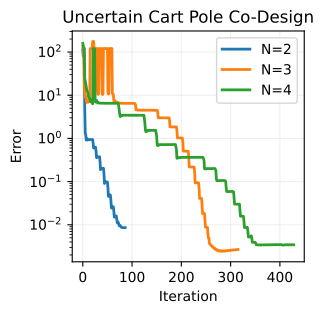

Here is the Python script that generated this plot:
import numpy as np
import matplotlib.pyplot as plt


plt.figure(figsize=(3, 3))



N = 2
solution_N2 = np.load('examples/cart_pole/new cart pole/uncertain_cart_pole_solution_N2.npz')
l_star = solution_N2['l']
mp_star = solution_N2['mp']
x_star = np.array(solution_N2['x_list'])
u_star = np.array(solution_N2['u_list'])

params = np.broadcast_to([l_star, mp_star], (N, 2))
solution_N2 = np.concatenate((params, x_star, u_star), axis=1).ravel()

data_N2 = np.load('examples/cart_pole/new cart pole/uncertain_cart_pole_distributed_history_N2.npz')
h2 = np.array(data_N2['history'])

# error = np.zeros(len(h2))
# for i in range(len(h2)):
#     h_i = h2[i].flatten()
#     error_i = np.linalg.norm((h_i - solution_N2))
#     error[i] = error_i
error = np.linalg.norm(h2.reshape(len(h2), -1) - solution_N2, axis=1)

plt.semilogy(error, linewidth=2, label='N=2')
# plt.grid()
# plt.show()





N = 3
solution_N3 = np.load('examples/cart_pole/new cart pole/uncertain_cart_pole_solution_N3.npz')
l_star = solution_N3['l']
mp_star = solution_N3['mp']
x_star = np.array(solution_N3['x_list'])
u_star = np.array(solution_N3['u_list'])

params = np.broadcast_to([l_star, mp_star], (N, 2))
solution_N3 = np.concatenate((params, x_star, u_star), axis=1).ravel()

data_N3 = np.load('examples/cart_pole/new cart pole/uncertain_cart_pole_distributed_history_N3.npz')
h3 = np.array(data_N3['history'])

error = np.linalg.norm(h3.reshape(len(h3), -1) - solution_N3, axis=1)

plt.semilogy(error, linewidth=2, label='N=3')
# plt.grid()
# plt.show()





N = 4
solution_N4 = np.load('examples/cart_pole/new cart pole/uncertain_cart_pole_solution_N4.npz')
l_star = solution_N4['l']
mp_star = solution_N4['mp']
x_star = np.array(solution_N4['x_list'])
u_star = np.array(solution_N4['u_list'])

params = np.broadcast_to([l_star, mp_star], (N, 2))
solution_N4 = np.concatenate((params, x_star, u_star), axis=1).ravel()

data_N4 = np.load('examples/cart_pole/new cart pole/uncertain_cart_pole_distributed_history_N4.npz')
h4 = np.array(data_N4['history'])

error = np.linalg.norm(h4.reshape(len(h4), -1) - solution_N4, axis=1)

plt.semilogy(error, linewidth=2, label='N=4')




plt.title('Uncertain Cart Pole Co-Design')
plt.ylabel('Error')
plt.xlabel('Iteration')
plt.grid(alpha=0.2)
plt.legend()

plt.savefig('examples/cart_pole/new cart pole/error_plot.pdf', bbox_inches='tight')
plt.show()
